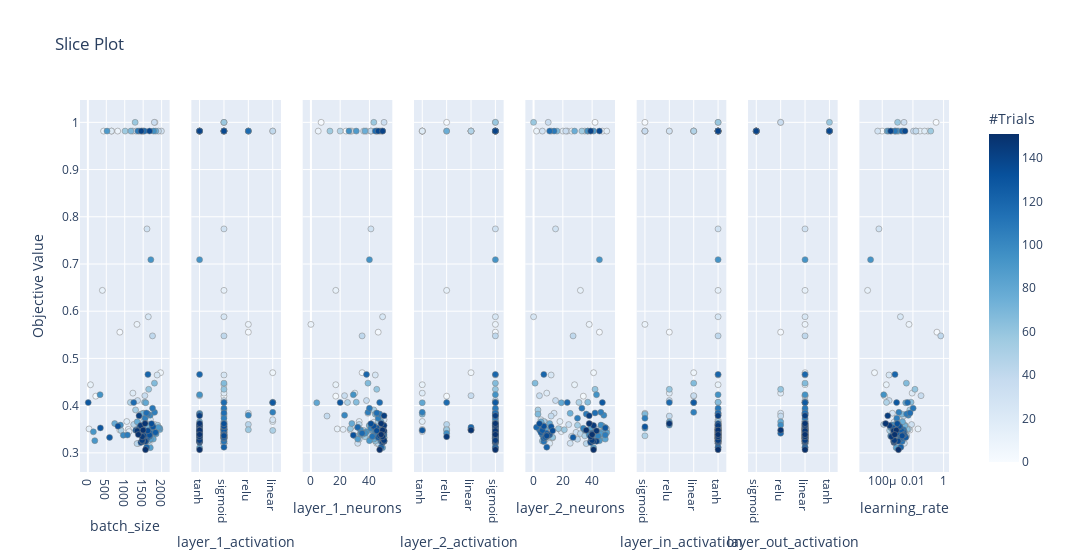

The notebook cell saved with this chart:
### Code cell
op.visualization.plot_slice(study)

### Figure 1 — Plotly figure (JSON) as saved in the notebook; plotly's stock layout.template omitted (floating-point values rounded to 4 significant figures; data arrays with more than 128 entries replaced by an {"elided": "..."} marker saying what was removed)
{"data": [{"marker": {"color": {"elided": "152 int values"}, "colorbar": {"title": {"text": "#Trials"}, "x": 1, "xpad": 40}, "colorscale": [[0, "rgb(247,251,255)"], [0.125, "rgb(222,235,247)"], [0.25, "rgb(198,219,239)"], [0.375, "rgb(158,202,225)"], [0.5, "rgb(107,174,214)"], [0.625, "rgb(66,146,198)"], [0.75, "rgb(33,113,181)"], [0.875, "rgb(8,81,156)"], [1, "rgb(8,48,107)"]], "line": {"color": "Grey", "width": 0.5}, "showscale": true}, "mode": "markers", "showlegend": false, "type": "scatter", "x": {"elided": "152 int values"}, "xaxis": "x", "y": {"elided": "152 float values"}, "yaxis": "y"}, {"marker": {"color": {"elided": "152 int values"}, "colorbar": {"title": {"text": "#Trials"}, "x": 1, "xpad": 40}, "colorscale": [[0, "rgb(247,251,255)"], [0.125, "rgb(222,235,247)"], [0.25, "rgb(198,219,239)"], [0.375, "rgb(158,202,225)"], [0.5, "rgb(107,174,214)"], [0.625, "rgb(66,146,198)"], [0.75, "rgb(33,113,181)"], [0.875, "rgb(8,81,156)"], [1, "rgb(8,48,107)"]], "line": {"color": "Grey", "width": 0.5}, "showscale": false}, "mode": "markers", "showlegend": false, "type": "scatter", "x": {"elided": "152 str values"}, "xaxis": "x2", "y": {"elided": "152 float values"}, "yaxis": "y2"}, {"marker": {"color": {"elided": "152 int values"}, "colorbar": {"title": {"text": "#Trials"}, "x": 1, "xpad": 40}, "colorscale": [[0, "rgb(247,251,255)"], [0.125, "rgb(222,235,247)"], [0.25, "rgb(198,219,239)"], [0.375, "rgb(158,202,225)"], [0.5, "rgb(107,174,214)"], [0.625, "rgb(66,146,198)"], [0.75, "rgb(33,113,181)"], [0.875, "rgb(8,81,156)"], [1, "rgb(8,48,107)"]], "line": {"color": "Grey", "width": 0.5}, "showscale": false}, "mode": "markers", "showlegend": false, "type": "scatter", "x": {"elided": "152 int values"}, "xaxis": "x3", "y": {"elided": "152 float values"}, "yaxis": "y3"}, {"marker": {"color": {"elided": "152 int values"}, "colorbar": {"title": {"text": "#Trials"}, "x": 1, "xpad": 40}, "colorscale": [[0, "rgb(247,251,255)"], [0.125, "rgb(222,235,247)"], [0.25, "rgb(198,219,239)"], [0.375, "rgb(158,202,225)"], [0.5, "rgb(107,174,214)"], [0.625, "rgb(66,146,198)"], [0.75, "rgb(33,113,181)"], [0.875, "rgb(8,81,156)"], [1, "rgb(8,48,107)"]], "line": {"color": "Grey", "width": 0.5}, "showscale": false}, "mode": "markers", "showlegend": false, "type": "scatter", "x": {"elided": "152 str values"}, "xaxis": "x4", "y": {"elided": "152 float values"}, "yaxis": "y4"}, {"marker": {"color": {"elided": "152 int values"}, "colorbar": {"title": {"text": "#Trials"}, "x": 1, "xpad": 40}, "colorscale": [[0, "rgb(247,251,255)"], [0.125, "rgb(222,235,247)"], [0.25, "rgb(198,219,239)"], [0.375, "rgb(158,202,225)"], [0.5, "rgb(107,174,214)"], [0.625, "rgb(66,146,198)"], [0.75, "rgb(33,113,181)"], [0.875, "rgb(8,81,156)"], [1, "rgb(8,48,107)"]], "line": {"color": "Grey", "width": 0.5}, "showscale": false}, "mode": "markers", "showlegend": false, "type": "scatter", "x": {"elided": "152 int values"}, "xaxis": "x5", "y": {"elided": "152 float values"}, "yaxis": "y5"}, {"marker": {"color": {"elided": "152 int values"}, "colorbar": {"title": {"text": "#Trials"}, "x": 1, "xpad": 40}, "colorscale": [[0, "rgb(247,251,255)"], [0.125, "rgb(222,235,247)"], [0.25, "rgb(198,219,239)"], [0.375, "rgb(158,202,225)"], [0.5, "rgb(107,174,214)"], [0.625, "rgb(66,146,198)"], [0.75, "rgb(33,113,181)"], [0.875, "rgb(8,81,156)"], [1, "rgb(8,48,107)"]], "line": {"color": "Grey", "width": 0.5}, "showscale": false}, "mode": "markers", "showlegend": false, "type": "scatter", "x": {"elided": "152 str values"}, "xaxis": "x6", "y": {"elided": "152 float values"}, "yaxis": "y6"}, {"marker": {"color": {"elided": "152 int values"}, "colorbar": {"title": {"text": "#Trials"}, "x": 1, "xpad": 40}, "colorscale": [[0, "rgb(247,251,255)"], [0.125, "rgb(222,235,247)"], [0.25, "rgb(198,219,239)"], [0.375, "rgb(158,202,225)"], [0.5, "rgb(107,174,214)"], [0.625, "rgb(66,146,198)"], [0.75, "rgb(33,113,181)"], [0.875, "rgb(8,81,156)"], [1, "rgb(8,48,107)"]], "line": {"color": "Grey", "width": 0.5}, "showscale": false}, "mode": "markers", "showlegend": false, "type": "scatter", "x": {"elided": "152 str values"}, "xaxis": "x7", "y": {"elided": "152 float values"}, "yaxis": "y7"}, {"marker": {"color": {"elided": "152 int values"}, "colorbar": {"title": {"text": "#Trials"}, "x": 1, "xpad": 40}, "colorscale": [[0, "rgb(247,251,255)"], [0.125, "rgb(222,235,247)"], [0.25, "rgb(198,219,239)"], [0.375, "rgb(158,202,225)"], [0.5, "rgb(107,174,214)"], [0.625, "rgb(66,146,198)"], [0.75, "rgb(33,113,181)"], [0.875, "rgb(8,81,156)"], [1, "rgb(8,48,107)"]], "line": {"color": "Grey", "width": 0.5}, "showscale": false}, "mode": "markers", "showlegend": false, "type": "scatter", "x": {"elided": "152 float values"}, "xaxis": "x8", "y": {"elided": "152 float values"}, "yaxis": "y8"}], "layout": {"title": {"text": "Slice Plot"}, "width": 2400, "xaxis": {"anchor": "y", "domain": [0, 0.1031], "title": {"text": "batch_size"}}, "xaxis2": {"anchor": "y2", "domain": [0.1281, 0.2312], "title": {"text": "layer_1_activation"}}, "xaxis3": {"anchor": "y3", "domain": [0.2562, 0.3594], "title": {"text": "layer_1_neurons"}}, "xaxis4": {"anchor": "y4", "domain": [0.3844, 0.4875], "title": {"text": "layer_2_activation"}}, "xaxis5": {"anchor": "y5", "domain": [0.5125, 0.6156], "title": {"text": "layer_2_neurons"}}, "xaxis6": {"anchor": "y6", "domain": [0.6406, 0.7438], "title": {"text": "layer_in_activation"}}, "xaxis7": {"anchor": "y7", "domain": [0.7688, 0.8719], "title": {"text": "layer_out_activation"}}, "xaxis8": {"anchor": "y8", "domain": [0.8969, 1], "title": {"text": "learning_rate"}, "type": "log"}, "yaxis": {"anchor": "x", "domain": [0, 1], "title": {"text": "Objective Value"}}, "yaxis2": {"anchor": "x2", "domain": [0, 1], "matches": "y", "showticklabels": false}, "yaxis3": {"anchor": "x3", "domain": [0, 1], "matches": "y", "showticklabels": false}, "yaxis4": {"anchor": "x4", "domain": [0, 1], "matches": "y", "showticklabels": false}, "yaxis5": {"anchor": "x5", "domain": [0, 1], "matches": "y", "showticklabels": false}, "yaxis6": {"anchor": "x6", "domain": [0, 1], "matches": "y", "showticklabels": false}, "yaxis7": {"anchor": "x7", "domain": [0, 1], "matches": "y", "showticklabels": false}, "yaxis8": {"anchor": "x8", "domain": [0, 1], "matches": "y", "showticklabels": false}}}
